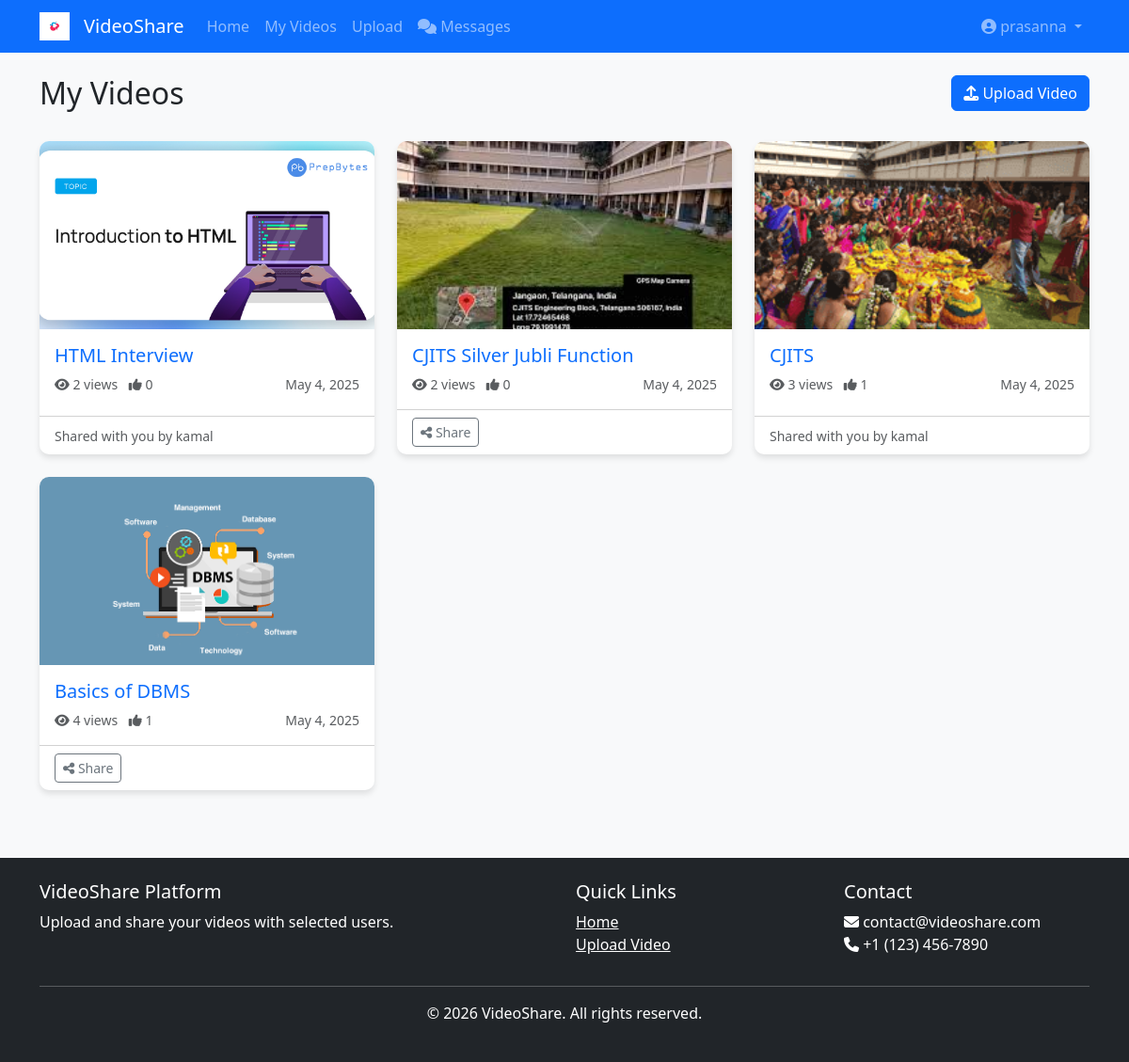
The app's page /my-videos.php (signed in) with its own data.
### tables this page shows
CREATE TABLE `videos` (
  `id` int(11) NOT NULL,
  `user_id` int(11) NOT NULL,
  `title` varchar(100) NOT NULL,
  `description` text DEFAULT NULL,
  `file_path` varchar(255) NOT NULL,
  `thumbnail_path` varchar(255) DEFAULT NULL,
  `upload_date` datetime DEFAULT current_timestamp(),
  `views` int(11) DEFAULT 0,
  `is_public` tinyint(1) DEFAULT 0
);

CREATE TABLE `users` (
  `id` int(11) NOT NULL,
  `username` varchar(50) NOT NULL,
  `email` varchar(100) NOT NULL,
  `password` varchar(255) NOT NULL,
  `created_at` datetime DEFAULT current_timestamp()
);

### includes/functions.php (called while the page is built, shortened)
<?php
require_once __DIR__ . '/config.php';
function getVideosForUser($user_id) {
    global $conn;
    $sql = "SELECT v.*, u.username
            FROM videos v
            JOIN users u ON v.user_id = u.id
            LEFT JOIN video_access va ON v.id = va.video_id
            WHERE v.is_public = 1 OR v.user_id = '$user_id' OR va.user_id = '$user_id'
            GROUP BY v.id
            ORDER BY v.upload_date DESC";
    $result = $conn->query($sql);
    $videos = [];
    if ($result->num_rows > 0) {
        while ($row = $result->fetch_assoc()) {
            $videos[] = $row;
        }
    }
    return $videos;
}
function getVideoLikesCount($video_id) {
    global $conn;
    $video_id = (int)$video_id;
    $sql = "SELECT COUNT(*) as like_count FROM likes WHERE video_id = '$video_id'";
    $result = $conn->query($sql);
    return $result->fetch_assoc()['like_count'];
}
function isLoggedIn() {
    return isset($_SESSION['user_id']);
}
function getUserId() {
    return isLoggedIn() ? $_SESSION['user_id'] : null;
}
?>

### my-videos.php (the view, shortened to what this page needs)
<?php
require_once 'includes/config.php';
require_once 'includes/functions.php';
$videos = getVideosForUser(getUserId());
require_once 'includes/header.php';
?>
<div class="row mb-4">
    <div class="col-md-8">
        <h2>My Videos</h2>
    </div>
    <div class="col-md-4 text-end">
        <a href="upload.php" class="btn btn-primary">
            <i class="fas fa-upload"></i> Upload Video
        </a>
    </div>
</div>
<?php if (empty($videos)): ?>
<div class="alert alert-info">
    You have no videos yet. <a href="upload.php">Upload your first video!</a>
</div>
<?php else: ?>
<div class="row">
    <?php foreach ($videos as $video): ?>
    <div class="col-md-4 mb-4">
        <div class="card h-100">
            <a href="video.php?id=<?php echo $video['id']; ?>">
                <img src="<?php echo THUMBNAIL_UPLOAD_PATH . $video['thumbnail_path']; ?>" class="card-img-top" alt="<?php echo htmlspecialchars($video['title']); ?>">
            </a>
            <div class="card-body">
                <h5 class="card-title">
                    <a href="video.php?id=<?php echo $video['id']; ?>" class="text-decoration-none"><?php echo htmlspecialchars($video['title']); ?></a>
                </h5>
                <div class="d-flex justify-content-between align-items-center">
                    <small class="text-muted">
                        <i class="fas fa-eye"></i> <?php echo $video['views']; ?> views
                        <i class="fas fa-thumbs-up ms-2"></i> <?php echo getVideoLikesCount($video['id']); ?>
                    </small>
                    <small class="text-muted"><?php echo date('M j, Y', strtotime($video['upload_date'])); ?></small>
                </div>
            </div>
            <div class="card-footer bg-transparent">
                <?php if ($video['user_id'] == getUserId()): ?>
                <a href="share-video.php?id=<?php echo $video['id']; ?>" class="btn btn-sm btn-outline-secondary">
                    <i class="fas fa-share-alt"></i> Share
                </a>
                <?php else: ?>
                <small class="text-muted">Shared with you by <?php echo htmlspecialchars($video['username']); ?></small>
                <?php endif; ?>
            </div>
        </div>
    </div>
    <?php endforeach; ?>
</div>
<?php endif; ?>
<?php
require_once 'includes/footer.php';
?>

### includes/header.php (shortened to what this page needs)
<!DOCTYPE html>
<html lang="en">
<head>
    <link href="https://cdn.jsdelivr.net/npm/bootstrap@5.3.0/dist/css/bootstrap.min.css" rel="stylesheet">
    <link rel="stylesheet" href="https://cdnjs.cloudflare.com/ajax/libs/font-awesome/6.4.0/css/all.min.css">
    <link rel="stylesheet" href="assets/css/styles.css">
</head>
<body>
    <nav class="navbar navbar-expand-lg navbar-dark bg-primary">
        <div class="container">
            <a class="navbar-brand" href="index.php">
                <img src="assets/images/logo.png" alt="Logo" height="30" class="d-inline-block align-top">
                VideoShare
            </a>
            <div class="collapse navbar-collapse" id="navbarNav">
                <ul class="navbar-nav me-auto">
                    <li class="nav-item">
                        <a class="nav-link" href="index.php">Home</a>
                    </li>
                    <?php if (isLoggedIn()): ?>
                    <li class="nav-item">
                        <a class="nav-link" href="my-videos.php">My Videos</a>
                    </li>
                    <li class="nav-item">
                        <a class="nav-link" href="upload.php">Upload</a>
                    </li>
                    <li class="nav-item">
                        <a class="nav-link" href="chat.php"><i class="fas fa-comments"></i> Messages</a>
                    </li>
                    <?php endif; ?>
                </ul>
                <ul class="navbar-nav">
                    <?php if (isLoggedIn()): ?>
                    <li class="nav-item dropdown">
                        <a class="nav-link dropdown-toggle" href="#" id="navbarDropdown" role="button" data-bs-toggle="dropdown">
                            <i class="fas fa-user-circle"></i> <?php echo htmlspecialchars($_SESSION['username'] ?? 'Account', ENT_QUOTES, 'UTF-8'); ?>
                        </a>
                    </li>
                    <?php endif; ?>
                </ul>
            </div>
        </div>
    </nav>
    <div class="container mt-4">

### includes/footer.php (shortened to what this page needs)
</div>
<footer class="bg-dark text-white mt-5 py-4">
    <div class="container">
        <div class="row">
            <div class="col-md-6">
                <h5>VideoShare Platform</h5>
                <p>Upload and share your videos with selected users.</p>
            </div>
            <div class="col-md-3">
                <h5>Quick Links</h5>
                <ul class="list-unstyled">
                    <li><a href="index.php" class="text-white">Home</a></li>
                    <?php if (isLoggedIn()): ?>
                    <li><a href="upload.php" class="text-white">Upload Video</a></li>
                    <?php else: ?>
                    <li><a href="login.php" class="text-white">Login</a></li>
                    <li><a href="register.php" class="text-white">Register</a></li>
                    <?php endif; ?>
                </ul>
            </div>
            <div class="col-md-3">
                <h5>Contact</h5>
                <ul class="list-unstyled">
                    <li><i class="fas fa-envelope"></i> contact@videoshare.com</li>
                    <li><i class="fas fa-phone"></i> +1 (123) 456-7890</li>
                </ul>
            </div>
        </div>
        <hr>
        <div class="text-center">
            <p>&copy; <?php echo date('Y'); ?> VideoShare. All rights reserved.</p>
        </div>
    </div>
</footer>
</body>
</html>

### assets/css/styles.css (style rules this page uses)
body { font-family: 'Segoe UI', Tahoma, Geneva, Verdana, sans-serif; background-color: #f8f9fa; }
.card { transition: transform 0.3s ease, box-shadow 0.3s ease; border: none; border-radius: 10px; overflow: hidden; box-shadow: 0 4px 6px rgba(0, 0, 0, 0.1); }
.card-img-top { height: 200px; object-fit: cover; }
.navbar-brand img { margin-right: 10px; }
footer { margin-top: 50px; }

### records on screen
videos: thumbnail_path (picture), title "HTML Interview", views "2", id "0", upload_date "May 4, 2025", user.username "kamal"
videos: thumbnail_path (picture), title "CJITS Silver Jubli Function", views "2", id "0", upload_date "May 4, 2025"
videos: thumbnail_path (picture), title "CJITS", views "3", id "1", upload_date "May 4, 2025", user.username "kamal"
videos: thumbnail_path (picture), title "Basics of DBMS", views "4", id "1", upload_date "May 4, 2025"

### other values on screen
$_SESSION['username'] "prasanna"
